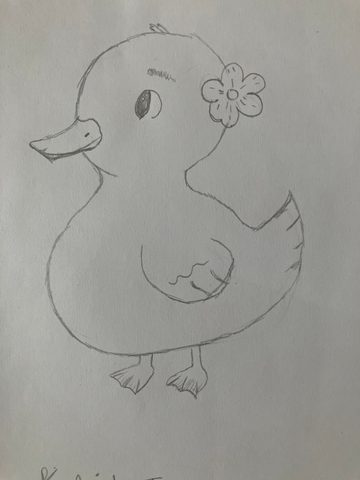
#> input picture web/src/dicekingdom/assets/barn-swallow-duck.jpg, 360 x 480 px
$ python -i stylize.py   (imports and definitions only)
#> lines starting #> are read from the running program, lines starting #| are printed output that depends on the picture
"""Turn an animal photo into flat "sticker" art for Dice Kingdom (2026-10-26 art test).

    python stylize.py PHOTO OUT_PREFIX --energy Wing [--crop x0,y0,x1,y1]

Writes three 256px squares with a transparent background, a dark outline
and a light rim: OUT_PREFIX-cut.png (just cut out - for a painting or plate),
OUT_PREFIX-flat.png (the animal's own colours, flattened to a few tones) and
OUT_PREFIX-tint.png (shaded in its energy's colours).

Needs Pillow and rembg (background removal, downloads its model on first
run): the ~/.devtools/imgtools venv has both.
"""
import argparse

from PIL import Image, ImageChops, ImageFilter, ImageOps
from rembg import new_session, remove

# web/src/dicekingdom/dicekingdom.css's energy colours.
ENERGY = {"Claw": "#b8451f", "Shell": "#2f6b52", "Wing": "#2f6690", "Eye": "#6a4189"}
INK = (31, 26, 23)
CREAM = (255, 248, 236)
SIZE = 256


def hex_rgb(value):
    value = value.lstrip("#")
    return tuple(int(value[i:i + 2], 16) for i in (0, 2, 4))


def mix(a, b, t):
    return tuple(round(x + (y - x) * t) for x, y in zip(a, b))


# [26 lines left out: functions cut_out, outlined, not called in this run]


def smoothed(im, small=96):
    """Big flat shapes: posterize at low resolution, then scale back up."""
    tiny = im.resize((small, small), Image.LANCZOS).filter(ImageFilter.ModeFilter(3))
    return tiny.resize(im.size, Image.LANCZOS).filter(ImageFilter.ModeFilter(9))


# [37 lines left out: functions flat, tint, main, not called in this run]


# [2 lines not run here, left out]

>>> from PIL import Image
>>> picture = Image.open('../../web/src/dicekingdom/assets/barn-swallow-duck.jpg')
#> picture is the input picture: PIL image 360x480 RGB; mean R, G, B 156, 155.8, 150.6
>>> result = smoothed(picture)
#> in smoothed, `tiny = im.resize((small, small), Image.LANCZOS).filter(ImageFilter.Mod..`:
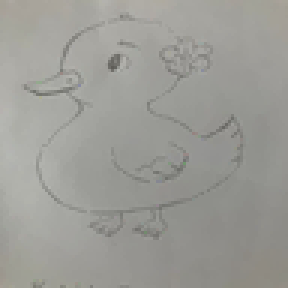
#> tiny: PIL image 96x96 RGB (shown 3 times larger); mean R, G, B 156, 155.8, 150.6
